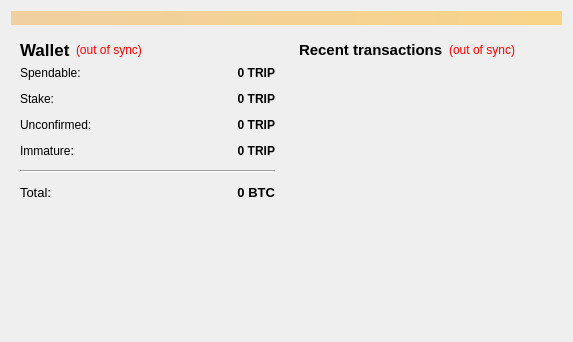
<?xml version="1.0" encoding="UTF-8"?>
<ui version="4.0">
 <class>OverviewPage</class>
 <widget class="QWidget" name="OverviewPage">
  <property name="geometry">
   <rect>
    <x>0</x>
    <y>0</y>
    <width>573</width>
    <height>342</height>
   </rect>
  </property>
  <property name="windowTitle">
   <string>Form</string>
  </property>
  <layout class="QVBoxLayout" name="topLayout">
   <item>
    <widget class="QLabel" name="labelAlerts">
     <property name="visible">
      <bool>false</bool>
     </property>
     <property name="styleSheet">
      <string notr="true">background-color: qlineargradient(x1: 0, y1: 0, x2: 1, y2: 0, stop:0 #F0D0A0, stop:1 #F8D488);  color:#000000
</string>
     </property>
     <property name="wordWrap">
      <bool>true</bool>
     </property>
     <property name="margin">
      <number>3</number>
     </property>
    </widget>
   </item>
   <item>
    <layout class="QHBoxLayout" name="horizontalLayout" stretch="1,1">
     <item>
      <layout class="QVBoxLayout" name="verticalLayout_2">
       <item>
        <widget class="QWidget" name="widget" native="true">
         <layout class="QVBoxLayout" name="verticalLayout_4">
          <item>
           <layout class="QHBoxLayout" name="horizontalLayout_4">
            <item>
             <widget class="QLabel" name="label_5">
              <property name="font">
               <font>
                <pointsize>13</pointsize>
                <weight>75</weight>
                <bold>true</bold>
               </font>
              </property>
              <property name="text">
               <string>Wallet</string>
              </property>
             </widget>
            </item>
            <item>
             <widget class="QLabel" name="labelWalletStatus">
              <property name="toolTip">
               <string>The displayed information may be out of date. Your wallet automatically synchronizes with the TRIPcoin network after a connection is established, but this process has not completed yet.</string>
              </property>
              <property name="styleSheet">
               <string notr="true">QLabel { color: red; }</string>
              </property>
              <property name="text">
               <string notr="true">(out of sync)</string>
              </property>
              <property name="alignment">
               <set>Qt::AlignLeading|Qt::AlignLeft|Qt::AlignVCenter</set>
              </property>
             </widget>
            </item>
            <item>
             <spacer name="horizontalSpacer_2">
              <property name="orientation">
               <enum>Qt::Horizontal</enum>
              </property>
              <property name="sizeHint" stdset="0">
               <size>
                <width>40</width>
                <height>20</height>
               </size>
              </property>
             </spacer>
            </item>
           </layout>
          </item>
          <item>
           <layout class="QFormLayout" name="formLayout_2">
            <property name="fieldGrowthPolicy">
             <enum>QFormLayout::AllNonFixedFieldsGrow</enum>
            </property>
            <property name="horizontalSpacing">
             <number>12</number>
            </property>
            <property name="verticalSpacing">
             <number>12</number>
            </property>
            <item row="0" column="0">
             <widget class="QLabel" name="label">
              <property name="font">
               <font>
                <pointsize>9</pointsize>
               </font>
              </property>
              <property name="text">
               <string>Spendable:</string>
              </property>
             </widget>
            </item>
            <item row="0" column="1">
             <widget class="QLabel" name="labelBalance">
              <property name="font">
               <font>
                <pointsize>9</pointsize>
                <weight>75</weight>
                <bold>true</bold>
               </font>
              </property>
              <property name="cursor">
               <cursorShape>IBeamCursor</cursorShape>
              </property>
              <property name="toolTip">
               <string>Your current spendable balance</string>
              </property>
              <property name="text">
               <string notr="true">0 TRIP</string>
              </property>
              <property name="alignment">
               <set>Qt::AlignRight|Qt::AlignTrailing|Qt::AlignVCenter</set>
              </property>
              <property name="textInteractionFlags">
               <set>Qt::LinksAccessibleByMouse|Qt::TextSelectableByKeyboard|Qt::TextSelectableByMouse</set>
              </property>
             </widget>
            </item>
            <item row="1" column="0">
             <widget class="QLabel" name="label_6">
              <property name="font">
               <font>
                <pointsize>9</pointsize>
               </font>
              </property>
              <property name="text">
               <string>Stake:</string>
              </property>
             </widget>
            </item>
            <item row="1" column="1">
             <widget class="QLabel" name="labelStake">
              <property name="font">
               <font>
                <pointsize>9</pointsize>
                <weight>75</weight>
                <bold>true</bold>
               </font>
              </property>
              <property name="cursor">
               <cursorShape>IBeamCursor</cursorShape>
              </property>
              <property name="toolTip">
               <string>Total of coins that was staked, and do not yet count toward the current balance</string>
              </property>
              <property name="text">
               <string notr="true">0 TRIP</string>
              </property>
              <property name="alignment">
               <set>Qt::AlignRight|Qt::AlignTrailing|Qt::AlignVCenter</set>
              </property>
              <property name="textInteractionFlags">
               <set>Qt::LinksAccessibleByMouse|Qt::TextSelectableByKeyboard|Qt::TextSelectableByMouse</set>
              </property>
             </widget>
            </item>
            <item row="2" column="0">
             <widget class="QLabel" name="label_3">
              <property name="font">
               <font>
                <pointsize>9</pointsize>
               </font>
              </property>
              <property name="text">
               <string>Unconfirmed:</string>
              </property>
             </widget>
            </item>
            <item row="2" column="1">
             <widget class="QLabel" name="labelUnconfirmed">
              <property name="font">
               <font>
                <pointsize>9</pointsize>
                <weight>75</weight>
                <bold>true</bold>
               </font>
              </property>
              <property name="cursor">
               <cursorShape>IBeamCursor</cursorShape>
              </property>
              <property name="toolTip">
               <string>Total of transactions that have yet to be confirmed, and do not yet count toward the current balance</string>
              </property>
              <property name="text">
               <string notr="true">0 TRIP</string>
              </property>
              <property name="alignment">
               <set>Qt::AlignRight|Qt::AlignTrailing|Qt::AlignVCenter</set>
              </property>
              <property name="textInteractionFlags">
               <set>Qt::LinksAccessibleByMouse|Qt::TextSelectableByKeyboard|Qt::TextSelectableByMouse</set>
              </property>
             </widget>
            </item>
            <item row="3" column="0">
             <widget class="QLabel" name="labelImmatureText">
              <property name="font">
               <font>
                <pointsize>9</pointsize>
               </font>
              </property>
              <property name="text">
               <string>Immature:</string>
              </property>
             </widget>
            </item>
            <item row="3" column="1">
             <widget class="QLabel" name="labelImmature">
              <property name="font">
               <font>
                <pointsize>9</pointsize>
                <weight>75</weight>
                <bold>true</bold>
               </font>
              </property>
              <property name="toolTip">
               <string>Mined balance that has not yet matured</string>
              </property>
              <property name="text">
               <string notr="true">0 TRIP</string>
              </property>
              <property name="alignment">
               <set>Qt::AlignRight|Qt::AlignTrailing|Qt::AlignVCenter</set>
              </property>
              <property name="textInteractionFlags">
               <set>Qt::LinksAccessibleByMouse|Qt::TextSelectableByKeyboard|Qt::TextSelectableByMouse</set>
              </property>
             </widget>
            </item>
            <item row="4" column="0" colspan="2">
             <widget class="Line" name="line">
              <property name="orientation">
               <enum>Qt::Horizontal</enum>
              </property>
             </widget>
            </item>
            <item row="5" column="0">
             <widget class="QLabel" name="labelTotalText">
              <property name="font">
               <font>
                <pointsize>10</pointsize>
               </font>
              </property>
              <property name="text">
               <string>Total:</string>
              </property>
             </widget>
            </item>
            <item row="5" column="1">
             <widget class="QLabel" name="labelTotal">
              <property name="font">
               <font>
                <pointsize>10</pointsize>
                <weight>75</weight>
                <bold>true</bold>
               </font>
              </property>
              <property name="cursor">
               <cursorShape>IBeamCursor</cursorShape>
              </property>
              <property name="toolTip">
               <string>Your current total balance</string>
              </property>
              <property name="text">
               <string notr="true">0 BTC</string>
              </property>
              <property name="alignment">
               <set>Qt::AlignRight|Qt::AlignTrailing|Qt::AlignVCenter</set>
              </property>
              <property name="textInteractionFlags">
               <set>Qt::LinksAccessibleByMouse|Qt::TextSelectableByKeyboard|Qt::TextSelectableByMouse</set>
              </property>
             </widget>
            </item>
           </layout>
          </item>
         </layout>
        </widget>
       </item>
       <item>
        <widget class="QLabel" name="label_2">
         <property name="text">
          <string/>
         </property>
         <property name="pixmap">
          <pixmap resource="../bitcoin.qrc">:/icons/tripcoin-384</pixmap>
         </property>
         <property name="scaledContents">
          <bool>true</bool>
         </property>
         <property name="alignment">
          <set>Qt::AlignCenter</set>
         </property>
        </widget>
       </item>
       <item>
        <spacer name="verticalSpacer">
         <property name="orientation">
          <enum>Qt::Vertical</enum>
         </property>
         <property name="sizeHint" stdset="0">
          <size>
           <width>20</width>
           <height>40</height>
          </size>
         </property>
        </spacer>
       </item>
      </layout>
     </item>
     <item>
      <layout class="QVBoxLayout" name="verticalLayout_3">
       <item>
        <widget class="QWidget" name="widget_2" native="true">
         <layout class="QVBoxLayout" name="verticalLayout">
          <item>
           <layout class="QHBoxLayout" name="horizontalLayout_2">
            <item>
             <widget class="QLabel" name="label_4">
              <property name="font">
               <font>
                <pointsize>11</pointsize>
                <weight>75</weight>
                <bold>true</bold>
               </font>
              </property>
              <property name="text">
               <string>&lt;b&gt;Recent transactions&lt;/b&gt;</string>
              </property>
             </widget>
            </item>
            <item>
             <widget class="QLabel" name="labelTransactionsStatus">
              <property name="toolTip">
               <string>The displayed information may be out of date. Your wallet automatically synchronizes with the TRIPcoin network after a connection is established, but this process has not completed yet.</string>
              </property>
              <property name="styleSheet">
               <string notr="true">QLabel { color: red; }</string>
              </property>
              <property name="text">
               <string notr="true">(out of sync)</string>
              </property>
              <property name="alignment">
               <set>Qt::AlignRight|Qt::AlignTrailing|Qt::AlignVCenter</set>
              </property>
             </widget>
            </item>
            <item>
             <spacer name="horizontalSpacer">
              <property name="orientation">
               <enum>Qt::Horizontal</enum>
              </property>
              <property name="sizeHint" stdset="0">
               <size>
                <width>40</width>
                <height>20</height>
               </size>
              </property>
             </spacer>
            </item>
           </layout>
          </item>
          <item>
           <widget class="QListView" name="listTransactions">
            <property name="styleSheet">
             <string notr="true">QListView { background: transparent; }</string>
            </property>
            <property name="frameShape">
             <enum>QFrame::NoFrame</enum>
            </property>
            <property name="verticalScrollBarPolicy">
             <enum>Qt::ScrollBarAlwaysOff</enum>
            </property>
            <property name="horizontalScrollBarPolicy">
             <enum>Qt::ScrollBarAlwaysOff</enum>
            </property>
            <property name="selectionMode">
             <enum>QAbstractItemView::NoSelection</enum>
            </property>
           </widget>
          </item>
         </layout>
        </widget>
       </item>
      </layout>
     </item>
    </layout>
   </item>
  </layout>
 </widget>
 <resources>
  <include location="../bitcoin.qrc"/>
 </resources>
 <connections/>
</ui>
